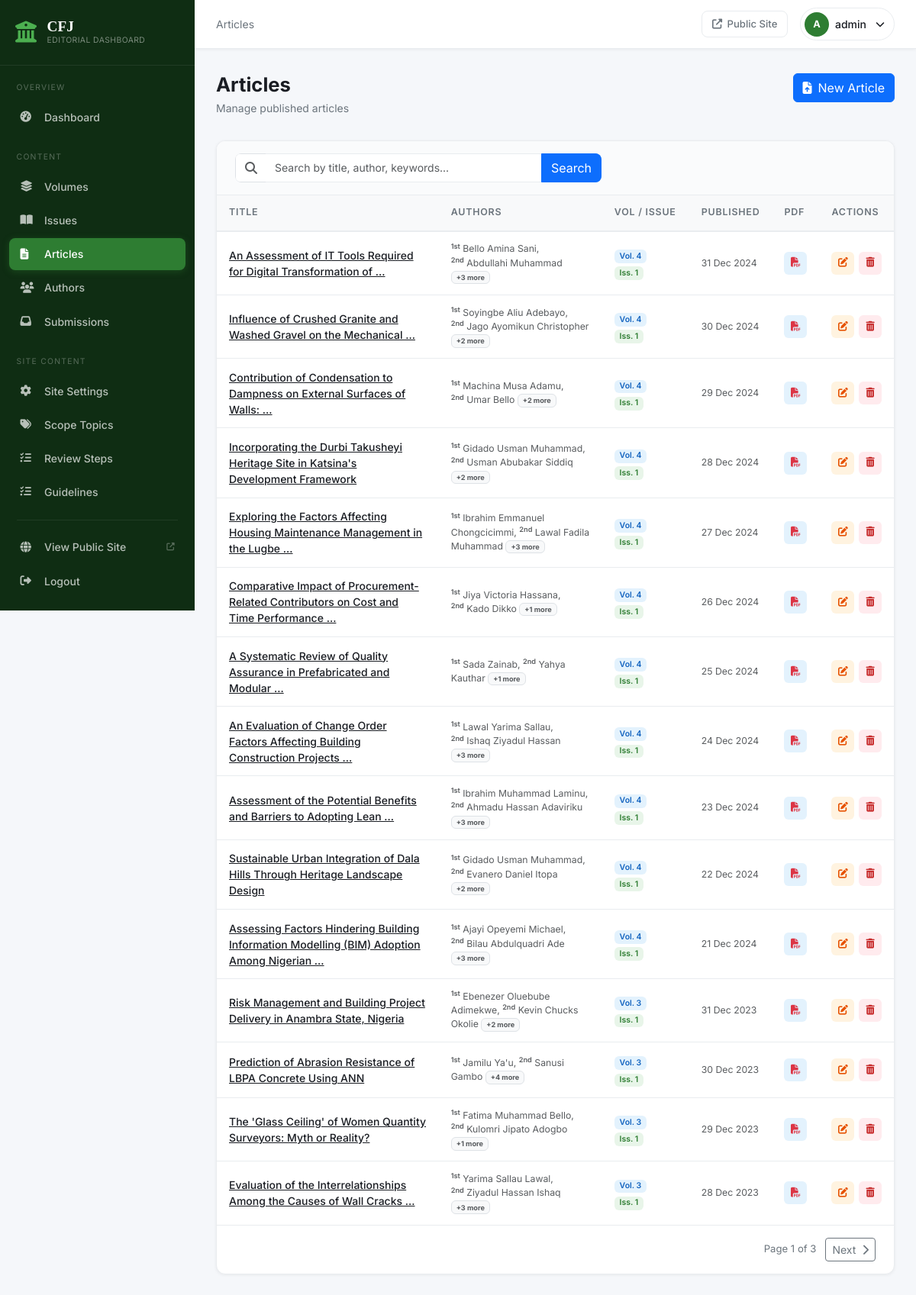
/dashboard/articles/ (signed in), run on the app's committed database.
### website/models.py (models this page shows, shortened)
class Article(models.Model):
    title = models.CharField(max_length=500)
    slug = models.SlugField(max_length=500, unique=True)
    abstract = models.TextField()
    keywords = models.CharField(max_length=500, help_text='Comma-separated keywords')
    authors = models.ManyToManyField(Author, through='ArticleAuthor', related_name='articles')
    volume = models.ForeignKey(
        Volume, on_delete=models.SET_NULL, null=True, blank=True, related_name='articles'
    )
    issue = models.ForeignKey(
        Issue, on_delete=models.SET_NULL, null=True, blank=True, related_name='articles'
    )
    pdf_file = models.FileField(upload_to='pdfs/')
    cover_image = models.ImageField(upload_to='covers/', blank=True, null=True)
    publication_date = models.DateField()
    doi = models.CharField(max_length=200, blank=True, verbose_name='DOI')
    is_featured = models.BooleanField(default=False, help_text='Show this article in the Featured Articles section on the homepage')
    created_at = models.DateTimeField(auto_now_add=True)
    updated_at = models.DateTimeField(auto_now=True)
    class Meta:
        ordering = ['-publication_date']
    def get_absolute_url(self):
        return reverse('website:article_detail', kwargs={'slug': self.slug})

class Author(models.Model):
    full_name = models.CharField(max_length=200)
    affiliation = models.CharField(max_length=300)
    email = models.EmailField(blank=True)
    biography = models.TextField(blank=True)
    class Meta:
        ordering = ['full_name']

class Volume(models.Model):
    volume_number = models.PositiveIntegerField(unique=True)
    year = models.PositiveIntegerField()
    description = models.TextField(blank=True)
    class Meta:
        ordering = ['-volume_number']

class Issue(models.Model):
    volume = models.ForeignKey(Volume, on_delete=models.CASCADE, related_name='issues')
    issue_number = models.PositiveIntegerField()
    publication_date = models.DateField()
    description = models.TextField(blank=True)
    class Meta:
        unique_together = ('volume', 'issue_number')
        ordering = ['volume', 'issue_number']

### src/views.py (the view)
# urls.py: path('articles/', views.article_list, name='article_list'),
@login_required
def article_list(request):
    query = request.GET.get('q', '').strip()
    qs = Article.objects.select_related('volume', 'issue').prefetch_related(_ordered_authors)
    if query:
        qs = qs.filter(
            Q(title__icontains=query) |
            Q(keywords__icontains=query) |
            Q(authors__full_name__icontains=query)
        ).distinct()
    paginator = Paginator(qs, 15)
    return render(request, 'src/articles/list.html', {
        'articles': paginator.get_page(request.GET.get('page')),
        'query': query,
    })

### src/context_processors.py (called while the page is built)
def pending_submissions_count(request):
    if not request.path.startswith('/dashboard/') or not request.user.is_authenticated:
        return {}
    return {
        'pending_submissions_count': Submission.objects.filter(status=Submission.STATUS_PENDING).count(),
    }

### website/context_processors.py (called while the page is built)
def site_settings(request):
    return {'site_settings': SiteSettings.load()}

### website/models.py (called while the page is built)
    @classmethod
    def load(cls):
        obj, _ = cls.objects.get_or_create(pk=1)
        return obj

### website/templatetags/journal_extras.py (called while the page is built)
@register.filter
def ordinal(value):
    try:
        n = int(value)
        if 11 <= (n % 100) <= 13:
            suffix = 'th'
        else:
            suffix = {1: 'st', 2: 'nd', 3: 'rd'}.get(n % 10, 'th')
        return f"{n}{suffix}"
    except (TypeError, ValueError):
        return value

### templates/src/articles/list.html (shortened to what this page needs)
{% extends 'src/base.html' %}
{% load journal_extras %}
{% block breadcrumb %}Articles{% endblock %}
{% block content %}
<div class="page-header">
  <div>
    <h1 class="page-title">Articles</h1>
    <p class="page-subtitle">Manage published articles</p>
  </div>
  <a href="{% url 'src:article_create' %}" class="btn btn-primary">
    <i class="fas fa-file-upload me-2"></i>New Article
  </a>
</div>
<div class="dash-card">
  <div class="dash-card-header">
    <form class="search-form" action="" method="get">
      <div class="input-group">
        <span class="input-group-text"><i class="fas fa-search text-muted"></i></span>
        <input type="text" name="q" class="form-control" placeholder="Search by title, author, keywords..." value="{{ query }}">
        <button type="submit" class="btn btn-primary">Search</button>
      </div>
    </form>
  </div>
  <div class="dash-card-body p-0">
    {% if articles %}
    <div class="table-responsive">
      <table class="table dash-table mb-0">
        <thead>
          <tr>
            <th>Title</th>
            <th>Authors</th>
            <th>Vol / Issue</th>
            <th>Published</th>
            <th>PDF</th>
            <th>Actions</th>
          </tr>
        </thead>
        <tbody>
          {% for article in articles %}
          <tr>
            <td>
              <div class="table-article-title">
                <a href="{{ article.get_absolute_url }}" target="_blank">
                  {{ article.title|truncatewords:10 }}
                </a>
              </div>
            </td>
            <td class="text-muted small">
              {% for author in article.authors.all|slice:":2" %}
                <sup class="fw-semibold">{{ forloop.counter|ordinal }}</sup>&nbsp;{{ author.full_name }}{% if not forloop.last %}, {% endif %}
              {% endfor %}
              {% if article.authors.count > 2 %}
                <span class="badge bg-light text-muted border">+{{ article.authors.count|add:"-2" }} more</span>
              {% endif %}
            </td>
            <td>
              {% if article.volume %}<span class="badge badge-volume">Vol. {{ article.volume.volume_number }}</span>{% endif %}
              {% if article.issue %}<span class="badge badge-issue">Iss. {{ article.issue.issue_number }}</span>{% endif %}
            </td>
            <td class="text-muted small">{{ article.publication_date|date:"d M Y" }}</td>
            <td>
              <a href="{{ article.pdf_file.url }}" class="table-action-btn view" target="_blank" title="Download PDF">
                <i class="fas fa-file-pdf text-danger"></i>
              </a>
            </td>
            <td>
              <div class="table-actions">
                <a href="{% url 'src:article_edit' article.pk %}" class="table-action-btn edit" title="Edit"><i class="fas fa-edit"></i></a>
                <a href="{% url 'src:article_delete' article.pk %}" class="table-action-btn delete" title="Delete"><i class="fas fa-trash-alt"></i></a>
              </div>
            </td>
          </tr>
          {% endfor %}
        </tbody>
      </table>
    </div>
    {% if articles.has_other_pages %}
    <div class="dash-pagination">
      <span class="pagination-info">Page {{ articles.number }} of {{ articles.paginator.num_pages }}</span>
      {% if articles.has_next %}
      <a href="?page={{ articles.next_page_number }}{% if query %}&q={{ query }}{% endif %}" class="btn btn-sm btn-outline-secondary">Next <i class="fas fa-chevron-right ms-1"></i></a>
      {% endif %}
    </div>
    {% endif %}
    {% endif %}
  </div>
</div>
{% endblock %}

### templates/src/base.html (shortened to what this page needs)
{% load static %}
<!DOCTYPE html>
<html lang="en">
<head>
  <link href="https://cdn.jsdelivr.net/npm/bootstrap@5.3.2/dist/css/bootstrap.min.css" rel="stylesheet">
  <link href="https://cdnjs.cloudflare.com/ajax/libs/font-awesome/6.5.0/css/all.min.css" rel="stylesheet">
  <link rel="stylesheet" href="{% static 'css/dashboard.css' %}">
</head>
<body class="dashboard-body">
  {% include 'src/partials/sidebar.html' %}
  <div class="dashboard-main">
    <header class="dash-header">
      <div class="dash-header-left">
        <div class="dash-breadcrumb">{% block breadcrumb %}Dashboard{% endblock %}</div>
      </div>
      <div class="dash-header-right">
        <a href="{% url 'website:home' %}" class="header-action-btn" target="_blank" title="View Public Site">
          <i class="fas fa-external-link-alt"></i>
          <span>Public Site</span>
        </a>
        <div class="header-user-menu">
          <div class="header-user">
            <div class="user-avatar">{{ request.user.username|first|upper }}</div>
            <span class="user-name">{{ request.user.username }}</span>
            <i class="fas fa-chevron-down fa-xs ms-1"></i>
          </div>
        </div>
      </div>
    </header>
    <div class="dash-content">
      {% block content %}{% endblock %}
    </div>
  </div>
</body>
</html>

### static/css/dashboard.css (style rules this page uses)
*, *::before, *::after { box-sizing: border-box; }
body { font-family: 'Inter', -apple-system, BlinkMacSystemFont, sans-serif; color: var(--text); -webkit-font-smoothing: antialiased; }
.dashboard-body { background: var(--light); margin: 0; }
.dashboard-main { margin-left: var(--sidebar-w); min-height: 100vh; display: flex; flex-direction: column; transition: margin-left 0.3s ease; }
.dash-header { height: var(--header-h); background: var(--white); border-bottom: 1px solid var(--border); display: flex; align-items: center; justify-content: space-between; padding: 0 1.75rem; position: sticky; top: 0; z-index: 900; box-shadow: var(--shadow-sm); flex-shrink: 0; }
.dash-header-left { display: flex; align-items: center; gap: 1rem; }
.dash-breadcrumb { font-size: 0.875rem; color: var(--text-muted); }
.dash-header-right { display: flex; align-items: center; gap: 1rem; }
.header-action-btn { display: flex; align-items: center; gap: 0.4rem; font-size: 0.82rem; color: var(--text-muted); text-decoration: none; padding: 0.4rem 0.8rem; border-radius: var(--radius); border: 1px solid var(--border); transition: var(--transition); font-weight: 500; }
.header-user-menu { position: relative; }
.header-user { display: flex; align-items: center; gap: 0.5rem; cursor: pointer; padding: 0.3rem 0.75rem 0.3rem 0.3rem; border-radius: 50px; border: 1px solid var(--border); transition: var(--transition); }
.user-avatar { width: 32px; height: 32px; background: var(--primary); color: white; border-radius: 50%; display: flex; align-items: center; justify-content: center; font-weight: 700; font-size: 0.8rem; }
.user-name { font-size: 0.875rem; font-weight: 500; }
.dash-content { padding: 2rem 1.75rem; flex: 1; }
.page-header { display: flex; justify-content: space-between; align-items: flex-start; margin-bottom: 2rem; flex-wrap: wrap; gap: 1rem; }
.page-title { font-family: 'Inter', sans-serif; font-size: 1.6rem; font-weight: 700; color: var(--text); margin: 0 0 0.25rem; }
.page-subtitle { color: var(--text-muted); font-size: 0.875rem; margin: 0; }
.dash-card { background: white; border: 1px solid var(--border); border-radius: var(--radius-lg); box-shadow: var(--shadow-sm); overflow: hidden; }
.dash-card-header { display: flex; align-items: center; justify-content: space-between; padding: 1rem 1.5rem; border-bottom: 1px solid var(--border); background: #fafbfc; flex-wrap: wrap; gap: 0.75rem; }
.dash-card-body { padding: 1.5rem; }
.dash-table { margin: 0; font-size: 0.875rem; }
.dash-table thead th { background: #f8f9fa; border-bottom: 2px solid var(--border); font-weight: 600; font-size: 0.78rem; text-transform: uppercase; letter-spacing: 0.06em; color: var(--text-muted); padding: 0.85rem 1rem; white-space: nowrap; }
.dash-table tbody td { padding: 0.85rem 1rem; vertical-align: middle; border-bottom: 1px solid var(--border); }
.dash-table tbody tr:last-child td { border-bottom: none; }
.table-article-title a { color: var(--text); font-weight: 500; }
.table-actions { display: flex; gap: 0.35rem; align-items: center; }
.table-action-btn { width: 30px; height: 30px; display: flex; align-items: center; justify-content: center; border-radius: 6px; font-size: 0.8rem; text-decoration: none; transition: var(--transition); }
.table-action-btn.view { background: #E3F2FD; color: #1565C0; }
.table-action-btn.edit { background: #FFF3E0; color: #E65100; }
.table-action-btn.delete { background: #FFEBEE; color: #C62828; }
.badge-volume { background: #E3F2FD; color: #1565C0; font-weight: 600; }
.badge-issue { background: #E8F5E9; color: #2E7D32; font-weight: 600; }
.search-form { flex: 1; max-width: 480px; }
.search-form .input-group { border-radius: var(--radius); overflow: hidden; }
.search-form .input-group-text { background: white; border-right: none; }
.search-form .form-control { border-left: none; font-size: 0.875rem; }
.dash-pagination { display: flex; align-items: center; justify-content: flex-end; gap: 0.75rem; padding: 1rem 1.5rem; border-top: 1px solid var(--border); }
.pagination-info { font-size: 0.82rem; color: var(--text-muted); }
.form-control, .form-select { font-size: 0.9rem; border-color: var(--border); border-radius: var(--radius); transition: var(--transition); }

### data on the page
Article: title "An Assessment of IT Tools Required for Digital Transformation of …", authors.count|add "3", volume.volume_number "4", issue.issue_number "1", publication_date "31 Dec 2024"
Author: full_name "Bello Amina Sani"
Author: full_name "Abdullahi Muhammad"
Article: title "Influence of Crushed Granite and Washed Gravel on the Mechanical …", authors.count|add "2", volume.volume_number "4", issue.issue_number "1", publication_date "30 Dec 2024"
Author: full_name "Soyingbe Aliu Adebayo"
Author: full_name "Jago Ayomikun Christopher"
Article: title "Contribution of Condensation to Dampness on External Surfaces of Walls: …", authors.count|add "2", volume.volume_number "4", issue.issue_number "1", publication_date "29 Dec 2024"
Author: full_name "Machina Musa Adamu"
Author: full_name "Umar Bello"
Article: title "Incorporating the Durbi Takusheyi Heritage Site in Katsina's Development Framework", authors.count|add "2", volume.volume_number "4", issue.issue_number "1", publication_date "28 Dec 2024"
Author: full_name "Gidado Usman Muhammad"
Author: full_name "Usman Abubakar Siddiq"
Article: title "Exploring the Factors Affecting Housing Maintenance Management in the Lugbe …", authors.count|add "3", volume.volume_number "4", issue.issue_number "1", publication_date "27 Dec 2024"
Author: full_name "Ibrahim Emmanuel Chongcicimmi"
Author: full_name "Lawal Fadila Muhammad"
Article: title "Comparative Impact of Procurement-Related Contributors on Cost and Time Performance …", authors.count|add "1", volume.volume_number "4", issue.issue_number "1", publication_date "26 Dec 2024"
Author: full_name "Jiya Victoria Hassana"
Author: full_name "Kado Dikko"
Article: title "A Systematic Review of Quality Assurance in Prefabricated and Modular …", authors.count|add "1", volume.volume_number "4", issue.issue_number "1", publication_date "25 Dec 2024"
Author: full_name "Sada Zainab"
Author: full_name "Yahya Kauthar"
Article: title "An Evaluation of Change Order Factors Affecting Building Construction Projects …", authors.count|add "3", volume.volume_number "4", issue.issue_number "1", publication_date "24 Dec 2024"
Author: full_name "Lawal Yarima Sallau"
Author: full_name "Ishaq Ziyadul Hassan"
Article: title "Assessment of the Potential Benefits and Barriers to Adopting Lean …", authors.count|add "3", volume.volume_number "4", issue.issue_number "1", publication_date "23 Dec 2024"
Author: full_name "Ibrahim Muhammad Laminu"
Author: full_name "Ahmadu Hassan Adaviriku"
Article: title "Sustainable Urban Integration of Dala Hills Through Heritage Landscape Design", authors.count|add "2", volume.volume_number "4", issue.issue_number "1", publication_date "22 Dec 2024"
Author: full_name "Evanero Daniel Itopa"
Article: title "Assessing Factors Hindering Building Information Modelling (BIM) Adoption Among Nigerian …", authors.count|add "3", volume.volume_number "4", issue.issue_number "1", publication_date "21 Dec 2024"
Author: full_name "Ajayi Opeyemi Michael"
Author: full_name "Bilau Abdulquadri Ade"
Article: title "Risk Management and Building Project Delivery in Anambra State, Nigeria", authors.count|add "2", volume.volume_number "3", issue.issue_number "1", publication_date "31 Dec 2023"
Author: full_name "Ebenezer Oluebube Adimekwe"
Author: full_name "Kevin Chucks Okolie"
Article: title "Prediction of Abrasion Resistance of LBPA Concrete Using ANN", authors.count|add "4", volume.volume_number "3", issue.issue_number "1", publication_date "30 Dec 2023"
Author: full_name "Jamilu Ya'u"
Author: full_name "Sanusi Gambo"
Article: title "The 'Glass Ceiling' of Women Quantity Surveyors: Myth or Reality?", authors.count|add "1", volume.volume_number "3", issue.issue_number "1", publication_date "29 Dec 2023"
Author: full_name "Fatima Muhammad Bello"
Author: full_name "Kulomri Jipato Adogbo"
Article: title "Evaluation of the Interrelationships Among the Causes of Wall Cracks …", authors.count|add "3", volume.volume_number "3", issue.issue_number "1", publication_date "28 Dec 2023"
Author: full_name "Yarima Sallau Lawal"
Author: full_name "Ziyadul Hassan Ishaq"

### other printed values
{{ request.user.username|first|upper }} "A"
{{ request.user.username }} "admin"
{{ articles.number }} "1"
{{ articles.paginator.num_pages }} "3"
